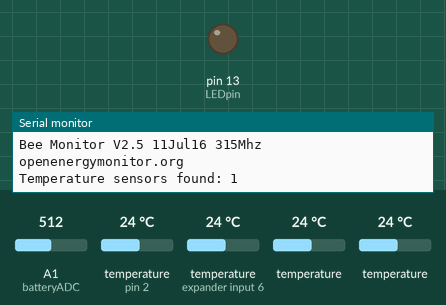
This sketch was run on a simulated Arduino Uno, built with avr-gcc and run on an emulated ATmega328P. On the bench: output pins drawn as LEDs (lit = HIGH), the last lines printed to the serial monitor. The inputs (shaded band) are chosen by the test bench; at power-on: A1 (batteryADC) = 512, temperature (sensors on pin 2, expander input 6) 24 °C, temperature 24 °C. Sleep ends after the set time or at an interrupt; no radio packets arrive unless stated.

Above: at 5.6 s.
At 73.58 s:
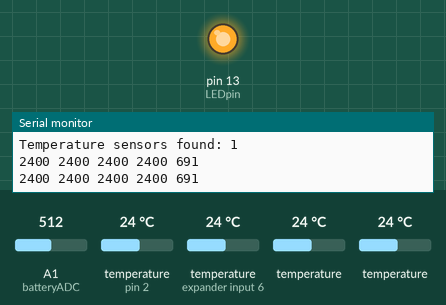
Timing chart, 0 to 88.0 s (numbered marks = the images above):
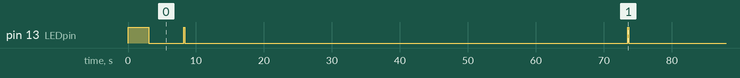

Measured:
- by itself, pin 13 (LEDpin): goes LOW 5.1 s, HIGH 0.19 s, LOW 65.1 s, HIGH 0.19 s, then LOW

The sketch:

tx.ino
```cpp
/*-------------------------------------------------------------
Bee Monitor V2.0
Glyn Hudson 28/03/2016
--------------------------------------------------------------*/

#include <Ports.h>
ISR(WDT_vect) { Sleepy::watchdogEvent(); }


#include <DallasTemperature.h>
#include <OneWire.h>
#include <VirtualWire.h>             // library for RF RX/TX [VirtualWire 1.3] http://download.milesburton.com/Arduino/VirtualWire/VirtualWire.rar

#define DEBUG

#define ONE_WIRE_BUS 2
#define LEDpin 13
#define HUMIDITYpin1 4
#define HUMIDITYpin2 3
#define RFpin 5
#define batteryADC 1

#define temp_resolution 12

DeviceAddress address_T1 = { 0x28, 0x28, 0xCF, 0xE0, 0x03, 0x00, 0x00, 0xE9 };
DeviceAddress address_T2 = { 0x28, 0xF5, 0x88, 0xE0, 0x03, 0x00, 0x00, 0xDF };
DeviceAddress address_T3 = { 0x28, 0x6F, 0xAB, 0xE0, 0x03, 0x00, 0x00, 0x17 };
DeviceAddress address_T4 = { 0x28, 0x4E, 0x94, 0x7A, 0x03, 0x00, 0x00, 0x87 };

// Setup a oneWire instance to communicate with any OneWire devices (not just Maxim/Dallas temperature ICs)
OneWire oneWire(ONE_WIRE_BUS);

// Pass our oneWire reference to Dallas Temperature.
DallasTemperature sensors(&oneWire);
int numberOfDevices; // Number of temperature devices found
// arrays to hold device address
DeviceAddress tempDeviceAddress;


int temp1=0;
int temp2=0;
int temp3=0;
int temp4=0;
int temp5=0;
int battery=0;

  int variableA = temp1;
  int variableB = temp2;
  int variableC = temp3;
  int variableD = temp4;
  int variableE = battery;


//-----------------------------------------------------------------------------------------------------------------------------------
// Send data via RF
//----------------------------------------------------------------------------------------------------------------------------------
  void rfWrite(const char *msg)
{
  vw_send((uint8_t *)msg, strlen(msg));
  vw_wait_tx();                              // Wait until the whole message is gone
  delay(10);
}
//-------------------------------------------------------------------------------------------------------------------

//********************************************************************
//SETUP
//********************************************************************
void setup(){

  Serial.begin(9600);
  pinMode(LEDpin, OUTPUT);
  digitalWrite(LEDpin,HIGH);

  Serial.println("Bee Monitor V2.5 11Jul16 315Mhz");
  Serial.println("openenergymonitor.org");

  sensors.begin();

  numberOfDevices = sensors.getDeviceCount(); Serial.print("Temperature sensors found: "); Serial.println(numberOfDevices);
  for(int i=0;i<numberOfDevices; i++)
  {
    if (sensors.getAddress(tempDeviceAddress, i)) sensors.setResolution(tempDeviceAddress, temp_resolution);
  }

  //-----------------------------------------------------------
  // Setup the transmitter - 315Mhz
  //------------------------------------------------------------
  vw_set_tx_pin(RFpin);
  vw_set_ptt_inverted(true);                 // Required for DR3100
  vw_setup(2000);	                     // Bits per
  //------------------------------------------------------------

delay(3000);
digitalWrite(LEDpin,LOW);

}


//********************************************************************
//LOOP
//********************************************************************
void loop(){


 sensors.requestTemperatures();


  temp1 = sensors.getTempC(address_T1) * 100;
  delay(200);
  temp2 = sensors.getTempC(address_T2) * 100;
  delay(200);
  temp3 = sensors.getTempC(address_T3) * 100;
  delay(200);
  temp4 = sensors.getTempC(address_T4) * 100;
  delay(200);
  battery=((((analogRead(batteryADC))*0.00488)*2.766))*100; //4.7V @ 13V = multiple ADC V by 2.766 to give battery voltage
//assuming 1024 ADC abd 5V VCC, 4.88mV per ADC
//4.7V = 953 ADC

    //------------------------------------------------------------
  // Send Data Via RF
  //------------------------------------------------------------

  //define variables to send and convert float to integer
  variableA = temp1;
  variableB = temp2;
  variableC = temp3;
  variableD = temp4;
  variableE = battery;


  char str_rf[30];                          //create string

  itoa(variableA,str_rf,10);               //Convert to string
  strcat(str_rf,"a");                      //Add identifier character
  rfWrite(str_rf);                         //Send the string

  delay(100);
  Sleepy::loseSomeTime(500);

  itoa(variableB,str_rf,10);               //Convert to string
  strcat(str_rf,"e");                      //Add identifier character
  rfWrite(str_rf);                         //Send the string

  delay(100);
  Sleepy::loseSomeTime(500);

  itoa(variableC,str_rf,10);               //Convert to string
  strcat(str_rf,"k");                      //Add identifier character
  rfWrite(str_rf);                         //Send the string

  delay(100);
  Sleepy::loseSomeTime(500);


  itoa(variableD,str_rf,10);               //Convert to string
  strcat(str_rf,"m");                      //Add identifier character
  rfWrite(str_rf);                         //Send the string

  delay(100);
  Sleepy::loseSomeTime(500);

  itoa(variableE,str_rf,10);               //Convert to string
  strcat(str_rf,"u");                      //Add identifier character
  rfWrite(str_rf);                         //Send the string

  delay(100);
  Sleepy::loseSomeTime(500);

  //------------------------------------------------------------


#ifdef DEBUG
Serial.print(temp1); Serial.print(" ");
Serial.print(temp2); Serial.print(" ");
Serial.print(temp3); Serial.print(" ");
Serial.print(temp4); Serial.print(" ");
Serial.println(battery);
delay(200);
#endif


digitalWrite(LEDpin, HIGH);
Sleepy::loseSomeTime(200);
digitalWrite(LEDpin, LOW);


Sleepy::loseSomeTime(60000);  //JeeLabs power save function: enter low power mode and update Arduino millis
//only be used with time ranges of 16..65000 milliseconds, and is not as accurate as when running normally.http://jeelabs.org/2010/10/18/tracking-time-in-your-sleep/
}
```
